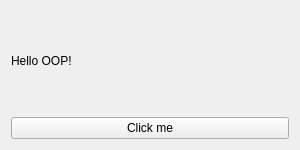
<?xml version="1.0" encoding="UTF-8"?>
<ui version="4.0">
 <class>Form</class>
 <widget class="QWidget" name="Form">
  <property name="geometry">
   <rect>
    <x>0</x>
    <y>0</y>
    <width>300</width>
    <height>150</height>
   </rect>
  </property>
  <layout class="QVBoxLayout">
   <item>
    <widget class="QLabel" name="label">
     <property name="text">
      <string>Hello OOP!</string>
     </property>
    </widget>
   </item>
   <item>
    <widget class="QPushButton" name="button">
     <property name="text">
      <string>Click me</string>
     </property>
    </widget>
   </item>
  </layout>
 </widget>
 <resources/>
 <connections/>
</ui>
